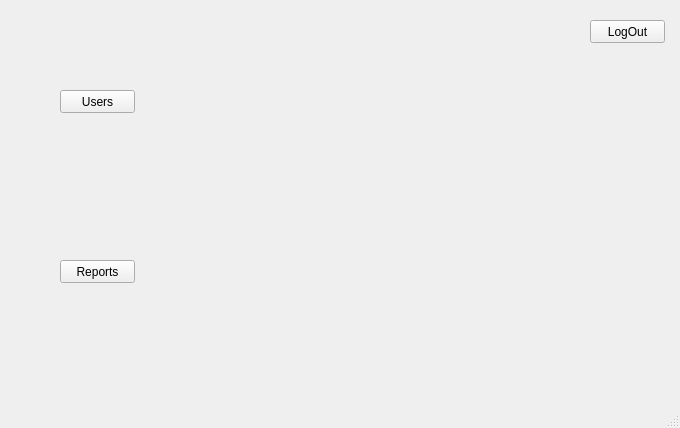
<?xml version="1.0" encoding="UTF-8"?>
<ui version="4.0">
 <class>Admin_Main</class>
 <widget class="QMainWindow" name="Admin_Main">
  <property name="geometry">
   <rect>
    <x>0</x>
    <y>0</y>
    <width>680</width>
    <height>428</height>
   </rect>
  </property>
  <property name="windowTitle">
   <string>MainWindow</string>
  </property>
  <widget class="QWidget" name="centralwidget">
   <widget class="QPushButton" name="pushButton_Logout">
    <property name="geometry">
     <rect>
      <x>590</x>
      <y>20</y>
      <width>75</width>
      <height>23</height>
     </rect>
    </property>
    <property name="text">
     <string>LogOut</string>
    </property>
   </widget>
   <widget class="QPushButton" name="pushButton_Users">
    <property name="geometry">
     <rect>
      <x>60</x>
      <y>90</y>
      <width>75</width>
      <height>23</height>
     </rect>
    </property>
    <property name="text">
     <string>Users</string>
    </property>
   </widget>
   <widget class="QPushButton" name="pushButton_Reports">
    <property name="geometry">
     <rect>
      <x>60</x>
      <y>260</y>
      <width>75</width>
      <height>23</height>
     </rect>
    </property>
    <property name="text">
     <string>Reports</string>
    </property>
   </widget>
  </widget>
  <widget class="QMenuBar" name="menubar">
   <property name="geometry">
    <rect>
     <x>0</x>
     <y>0</y>
     <width>680</width>
     <height>21</height>
    </rect>
   </property>
  </widget>
  <widget class="QStatusBar" name="statusbar"/>
 </widget>
 <resources/>
 <connections/>
</ui>
